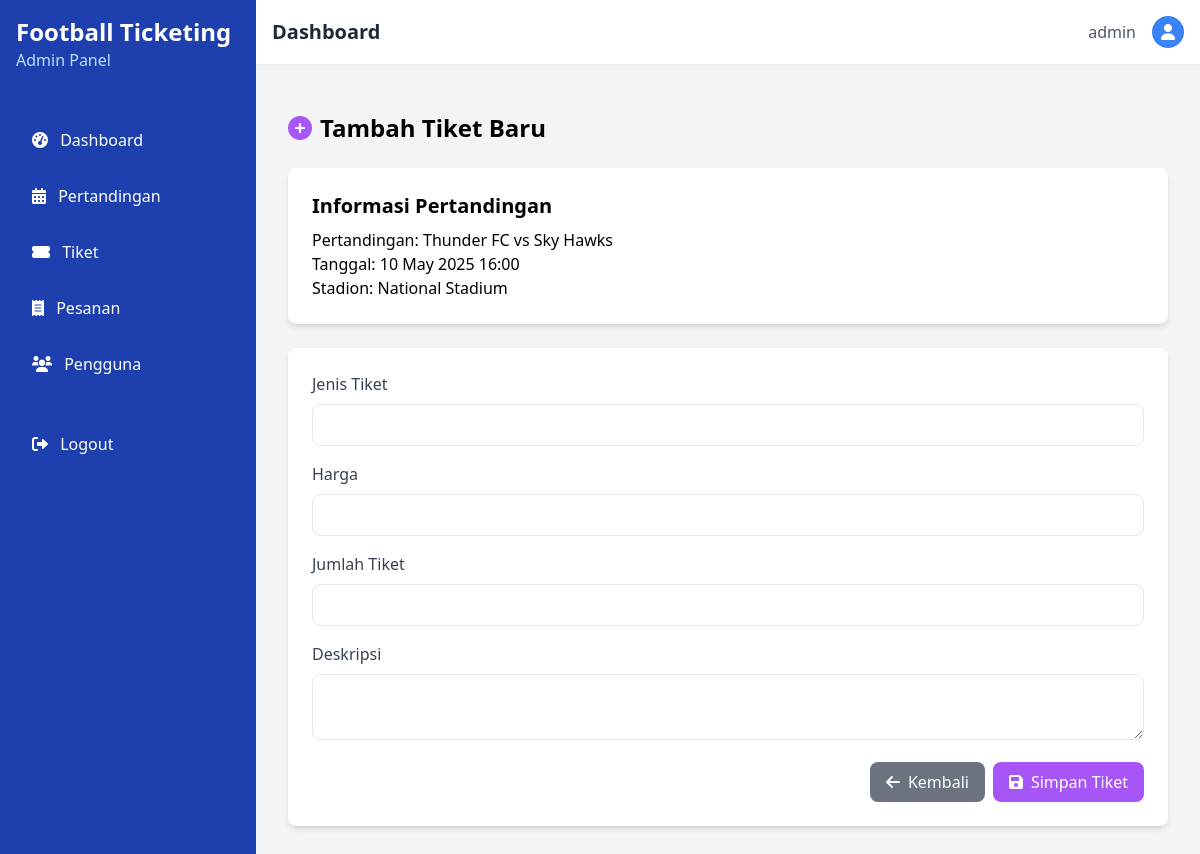
Page /admin/tickets/create_tickets.php?match_id=1 (signed in) on the committed database.
### tables this page shows
CREATE TABLE `matches` (
  `id` int NOT NULL AUTO_INCREMENT,
  `team_home` varchar(100) NOT NULL,
  `team_away` varchar(100) NOT NULL,
  `match_date` datetime NOT NULL,
  `stadium` varchar(100) NOT NULL,
  `description` text,
  `created_at` timestamp NULL DEFAULT CURRENT_TIMESTAMP,
  `is_completed` tinyint(1) DEFAULT '0',
  PRIMARY KEY (`id`)
);

### admin/tickets/create_tickets.php (the view, shortened to what this page needs)
<?php
require_once '../../config/database.php';
$match_id = $_GET['match_id'];
$stmt = $pdo->prepare("SELECT * FROM matches WHERE id = ?");
$stmt->execute([$match_id]);
$match = $stmt->fetch(PDO::FETCH_ASSOC);
?>
<!DOCTYPE html>
<html lang="en">
<head>
    <script src="https://cdn.tailwindcss.com"></script>
    <link rel="stylesheet" href="https://cdnjs.cloudflare.com/ajax/libs/font-awesome/6.0.0/css/all.min.css">
</head>
<body class="bg-gray-100">
    <?php include './includes/admin_header.php'; ?>
    <div class="container mx-auto px-4 py-8">
        <h1 class="text-2xl font-bold mb-6">
            <i class="fas fa-plus-circle text-purple-500 mr-2"></i>Tambah Tiket Baru
        </h1>
        <div class="bg-white p-6 rounded-lg shadow-md mb-6">
            <h2 class="text-xl font-semibold mb-2">Informasi Pertandingan</h2>
            <p><span class="font-medium">Pertandingan:</span> <?= htmlspecialchars($match['team_home']) ?> vs <?= htmlspecialchars($match['team_away']) ?></p>
            <p><span class="font-medium">Tanggal:</span> <?= (new DateTime($match['match_date']))->format('d M Y H:i') ?></p>
            <p><span class="font-medium">Stadion:</span> <?= htmlspecialchars($match['stadium']) ?></p>
        </div>
        <form method="POST" class="bg-white p-6 rounded-lg shadow-md">
            <div class="mb-4">
                <label class="block text-gray-700 mb-2" for="ticket_type">Jenis Tiket</label>
                <input type="text" id="ticket_type" name="ticket_type" required
                       class="w-full px-3 py-2 border rounded-lg">
            </div>
            <div class="mb-4">
                <label class="block text-gray-700 mb-2" for="price">Harga</label>
                <input type="number" step="0.01" id="price" name="price" required
                       class="w-full px-3 py-2 border rounded-lg">
            </div>
            <div class="mb-4">
                <label class="block text-gray-700 mb-2" for="quantity">Jumlah Tiket</label>
                <input type="number" id="quantity" name="quantity" required min="1"
                       class="w-full px-3 py-2 border rounded-lg">
            </div>
            <div class="mb-4">
                <label class="block text-gray-700 mb-2" for="description">Deskripsi</label>
                <textarea id="description" name="description"
                          class="w-full px-3 py-2 border rounded-lg"></textarea>
            </div>
            <div class="flex justify-end">
                <a href="../matches.php" class="bg-gray-500 text-white px-4 py-2 rounded-lg hover:bg-gray-600 mr-2">
                    <i class="fas fa-arrow-left mr-2"></i>Kembali
                </a>
                <button type="submit" class="bg-purple-500 hover:bg-purple-600 text-white px-4 py-2 rounded-lg">
                    <i class="fas fa-save mr-2"></i>Simpan Tiket
                </button>
            </div>
        </form>
    </div>
</body>
</html>

### rows in the picture
matches: team_home "Thunder FC", team_away "Sky Hawks", match_date "10 May 2025 16:00", stadium "National Stadium"

### other values in the picture
$_SESSION['username'] "admin"
